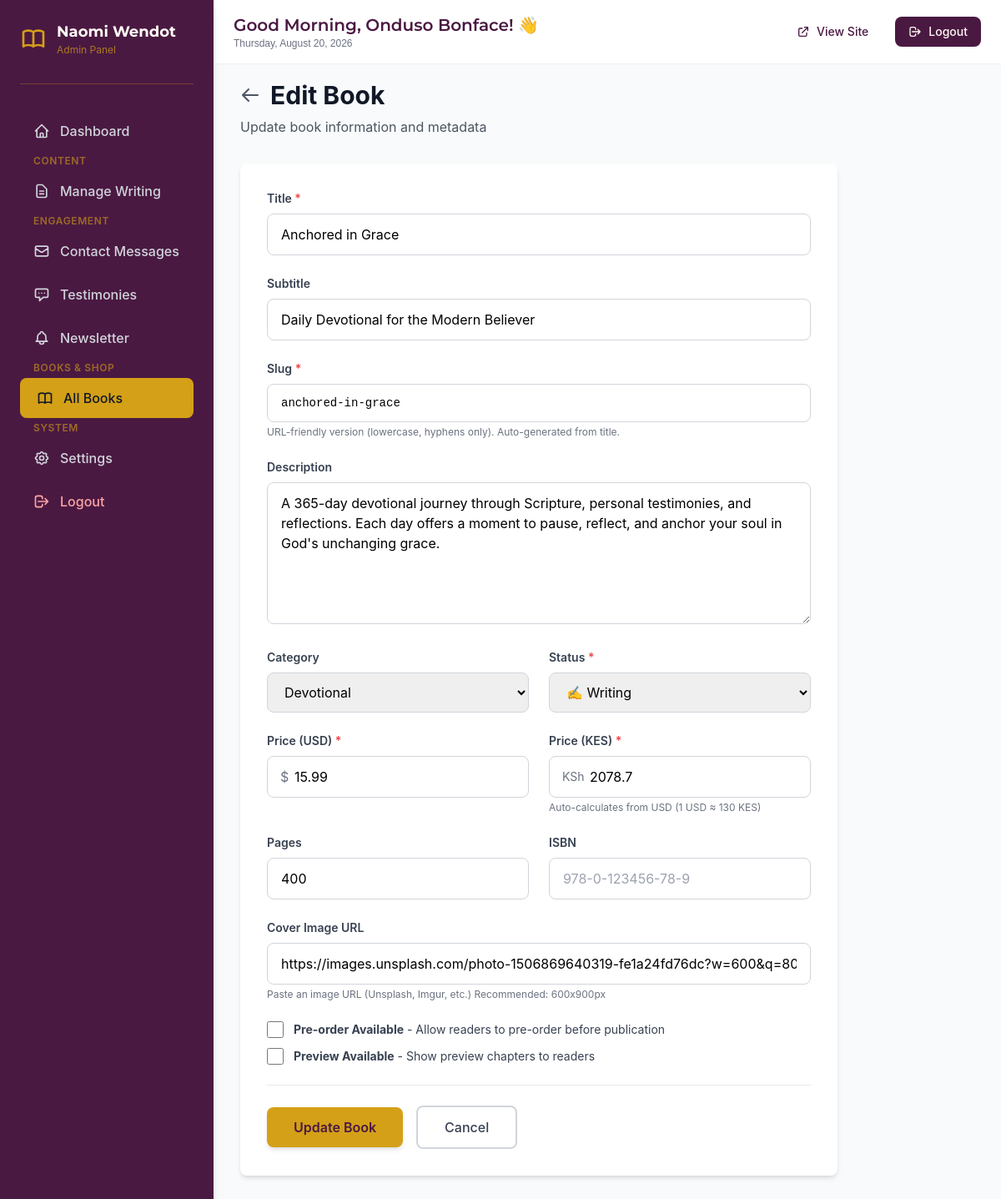
Screenshot of /admin/books/editor.php?id=2 (signed in) with the database file from the repository.
### tables this page shows
CREATE TABLE IF NOT EXISTS `books` (
  `id` int(11) NOT NULL AUTO_INCREMENT,
  `title` varchar(255) NOT NULL,
  `slug` varchar(255) NOT NULL UNIQUE,
  `subtitle` varchar(255) DEFAULT NULL,
  `description` text,
  `cover_image` varchar(500) DEFAULT NULL,
  `price` decimal(10,2) DEFAULT 0.00,
  `status` enum('draft','writing','coming_soon','published','archived') DEFAULT 'draft',
  `category` varchar(100) DEFAULT NULL COMMENT 'Fiction, Non-Fiction, Poetry, Devotional, etc.',
  `isbn` varchar(50) DEFAULT NULL,
  `pages` int(11) DEFAULT NULL,
  `published_date` date DEFAULT NULL,
  `pre_order` tinyint(1) DEFAULT 0,
  `preview_available` tinyint(1) DEFAULT 0 COMMENT 'Allow chapter previews',
  `created_at` timestamp NOT NULL DEFAULT CURRENT_TIMESTAMP,
  `updated_at` timestamp NOT NULL DEFAULT CURRENT_TIMESTAMP ON UPDATE CURRENT_TIMESTAMP,
  PRIMARY KEY (`id`),
  KEY `idx_slug` (`slug`),
  KEY `idx_status` (`status`)
);

### admin/books/editor.php (the view, shortened to what this page needs)
<?php
$bookId = isset($_GET['id']) ? (int)$_GET['id'] : null;
$isEdit = $bookId !== null;
$book = null;
if ($isEdit) {
    try {
        $db = getDb();
        $stmt = $db->prepare("SELECT * FROM books WHERE id = ?");
        $stmt->execute([$bookId]);
        $book = $stmt->fetch(PDO::FETCH_ASSOC);
    } catch (Exception $e) {
        $error = "Error fetching book: " . $e->getMessage();
    }
}
$formData = $book ?? [
    'title' => $_POST['title'] ?? '',
    'subtitle' => $_POST['subtitle'] ?? '',
    'slug' => $_POST['slug'] ?? '',
    'description' => $_POST['description'] ?? '',
    'cover_image' => $_POST['cover_image'] ?? '',
    'price' => $_POST['price'] ?? '0.00',
    'status' => $_POST['status'] ?? 'draft',
    'category' => $_POST['category'] ?? '',
    'isbn' => $_POST['isbn'] ?? '',
    'pages' => $_POST['pages'] ?? '',
    'pre_order' => $_POST['pre_order'] ?? 0,
    'preview_available' => $_POST['preview_available'] ?? 0
];
include __DIR__ . '/../includes/header.php';
?>
<div class="min-h-screen bg-gray-50">
    <?php include __DIR__ . '/../includes/sidebar.php'; ?>
    <div class="ml-64 p-8">
        <div class="mb-8">
            <div class="flex items-center gap-3 mb-2">
                <a href="manage.php" class="text-gray-600 hover:text-plum">
                    <svg class="w-6 h-6" fill="none" stroke="currentColor" viewBox="0 0 24 24">
                        <path stroke-linecap="round" stroke-linejoin="round" stroke-width="2" d="M10 19l-7-7m0 0l7-7m-7 7h18"></path>
                    </svg>
                </a>
                <h1 class="text-3xl font-bold text-gray-900 font-playfair">
                    <?php echo $isEdit ? 'Edit Book' : 'Create New Book'; ?>
                </h1>
            </div>
            <p class="text-gray-600">
                <?php echo $isEdit ? 'Update book information and metadata' : 'Enter book details to get started'; ?>
            </p>
        </div>
        <form method="POST" class="max-w-4xl">
            <div class="bg-white rounded-lg shadow-md p-8 space-y-6">
                <div>
                    <label class="block text-sm font-semibold text-gray-700 mb-2">
                        Title <span class="text-red-500">*</span>
                    </label>
                    <input
                        type="text"
                        name="title"
                        value="<?php echo htmlspecialchars($formData['title']); ?>"
                        class="w-full px-4 py-3 border border-gray-300 rounded-lg focus:ring-2 focus:ring-gold focus:border-transparent"
                        required
                        oninput="document.getElementById('slug').value = this.value.toLowerCase().replace(/[^a-z0-9]+/g, '-').replace(/(^-|-$)/g, '')"
                    >
                </div>
                <div>
                    <label class="block text-sm font-semibold text-gray-700 mb-2">
                        Subtitle
                    </label>
                    <input
                        type="text"
                        name="subtitle"
                        value="<?php echo htmlspecialchars($formData['subtitle']); ?>"
                        class="w-full px-4 py-3 border border-gray-300 rounded-lg focus:ring-2 focus:ring-gold focus:border-transparent"
                        placeholder="Optional subtitle or tagline"
                    >
                </div>
                <div>
                    <label class="block text-sm font-semibold text-gray-700 mb-2">
                        Slug <span class="text-red-500">*</span>
                    </label>
                    <input
                        type="text"
                        id="slug"
                        name="slug"
                        value="<?php echo htmlspecialchars($formData['slug']); ?>"
                        class="w-full px-4 py-3 border border-gray-300 rounded-lg focus:ring-2 focus:ring-gold focus:border-transparent font-mono text-sm"
                        required
                        pattern="[a-z0-9-]+"
                    >
                    <p class="text-xs text-gray-500 mt-1">URL-friendly version (lowercase, hyphens only). Auto-generated from title.</p>
                </div>
                <div>
                    <label class="block text-sm font-semibold text-gray-700 mb-2">
                        Description
                    </label>
                    <textarea
                        name="description"
                        rows="6"
                        class="w-full px-4 py-3 border border-gray-300 rounded-lg focus:ring-2 focus:ring-gold focus:border-transparent"
                        placeholder="Book description for the shop page..."
                    ><?php echo htmlspecialchars($formData['description']); ?></textarea>
                </div>
                <div class="grid grid-cols-1 md:grid-cols-2 gap-6">
                    <div>
                        <label class="block text-sm font-semibold text-gray-700 mb-2">
                            Category
                        </label>
                        <select
                            name="category"
                            class="w-full px-4 py-3 border border-gray-300 rounded-lg focus:ring-2 focus:ring-gold focus:border-transparent"
                        >
                            <option value="Devotional" <?php echo $formData['category'] === 'Devotional' ? 'selected' : ''; ?>>Devotional</option>
                        </select>
                    </div>
                    <div>
                        <label class="block text-sm font-semibold text-gray-700 mb-2">
                            Status <span class="text-red-500">*</span>
                        </label>
                        <select
                            name="status"
                            class="w-full px-4 py-3 border border-gray-300 rounded-lg focus:ring-2 focus:ring-gold focus:border-transparent"
                        >
                            <option value="writing" <?php echo $formData['status'] === 'writing' ? 'selected' : ''; ?>>✍️ Writing</option>
                        </select>
                    </div>
                    <div>
                        <label class="block text-sm font-semibold text-gray-700 mb-2">
                            Price (USD) <span class="text-red-500">*</span>
                        </label>
                        <div class="relative">
                            <span class="absolute left-4 top-1/2 -translate-y-1/2 text-gray-500">$</span>
                            <input
                                type="number"
                                id="price_usd"
                                name="price_usd"
                                value="<?php echo htmlspecialchars($formData['price_usd'] ?? $formData['price']); ?>"
                                step="0.01"
                                min="0"
                                class="w-full pl-8 pr-4 py-3 border border-gray-300 rounded-lg focus:ring-2 focus:ring-gold focus:border-transparent"
                                required
                            >
                        </div>
                    </div>
                    <div>
                        <label class="block text-sm font-semibold text-gray-700 mb-2">
                            Price (KES) <span class="text-red-500">*</span>
                        </label>
                        <div class="relative">
                            <span class="absolute left-4 top-1/2 -translate-y-1/2 text-gray-500 text-sm">KSh</span>
                            <input
                                type="number"
                                id="price_kes"
                                name="price_kes"
                                value="<?php echo htmlspecialchars($formData['price_kes'] ?? ($formData['price'] * 130)); ?>"
                                step="1"
                                min="0"
                                class="w-full pl-12 pr-4 py-3 border border-gray-300 rounded-lg focus:ring-2 focus:ring-gold focus:border-transparent"
                                required
                            >
                        </div>
                        <p class="text-xs text-gray-500 mt-1">Auto-calculates from USD (1 USD ≈ 130 KES)</p>
                    </div>
                    <div>
                        <label class="block text-sm font-semibold text-gray-700 mb-2">
                            Pages
                        </label>
                        <input
                            type="number"
                            name="pages"
                            value="<?php echo htmlspecialchars($formData['pages']); ?>"
                            min="0"
                            class="w-full px-4 py-3 border border-gray-300 rounded-lg focus:ring-2 focus:ring-gold focus:border-transparent"
                            placeholder="Estimated page count"
                        >
                    </div>
                    <div>
                        <label class="block text-sm font-semibold text-gray-700 mb-2">
                            ISBN
                        </label>
                        <input
                            type="text"
                            name="isbn"
                            value="<?php echo htmlspecialchars($formData['isbn']); ?>"
                            class="w-full px-4 py-3 border border-gray-300 rounded-lg focus:ring-2 focus:ring-gold focus:border-transparent"
                            placeholder="978-0-123456-78-9"
                        >
                    </div>
                </div>
                <div>
                    <label class="block text-sm font-semibold text-gray-700 mb-2">
                        Cover Image URL
                    </label>
                    <input
                        type="url"
                        name="cover_image"
                        value="<?php echo htmlspecialchars($formData['cover_image']); ?>"
                        class="w-full px-4 py-3 border border-gray-300 rounded-lg focus:ring-2 focus:ring-gold focus:border-transparent"
                        placeholder="https://example.com/cover.jpg"
                    >
                    <p class="text-xs text-gray-500 mt-1">Paste an image URL (Unsplash, Imgur, etc.) Recommended: 600x900px</p>
                </div>
                <div class="space-y-3">
                    <label class="flex items-center gap-3">
                        <input
                            type="checkbox"
                            name="pre_order"
                            value="1"
                            <?php echo $formData['pre_order'] ? 'checked' : ''; ?>
                            class="w-5 h-5 text-gold focus:ring-gold border-gray-300 rounded"
                        >
                        <span class="text-sm text-gray-700">
                            <strong>Pre-order Available</strong> - Allow readers to pre-order before publication
                        </span>
                    </label>
                    <label class="flex items-center gap-3">
                        <input
                            type="checkbox"
                            name="preview_available"
                            value="1"
                            <?php echo $formData['preview_available'] ? 'checked' : ''; ?>
                            class="w-5 h-5 text-gold focus:ring-gold border-gray-300 rounded"
                        >
                        <span class="text-sm text-gray-700">
                            <strong>Preview Available</strong> - Show preview chapters to readers
                        </span>
                    </label>
                </div>
                <div class="flex items-center gap-4 pt-6 border-t">
                    <button
                        type="submit"
                        class="px-8 py-3 bg-gold text-plum font-semibold rounded-lg hover:bg-opacity-90 transition-all shadow-md"
                    >
                        <?php echo $isEdit ? 'Update Book' : 'Create Book'; ?>
                    </button>
                    <a
                        href="manage.php"
                        class="px-8 py-3 border-2 border-gray-300 text-gray-700 font-medium rounded-lg hover:bg-gray-50 transition-all"
                    >
                        Cancel
                    </a>
                </div>
            </div>
        </form>
    </div>
</div>
<?php include __DIR__ . '/../includes/footer.php'; ?>

### admin/includes/header.php (style rules this page uses)
body { font-family: 'Inter', sans-serif; }
html { scroll-behavior: smooth; }

### rows the page displays
books: title "Anchored in Grace", subtitle "Daily Devotional for the Modern Believer", slug "anchored-in-grace", description "A 365-day devotional journey through Scripture, personal testimonies, and reflections. Each day offers a moment to pause, reflect, and anchor your soul in God's unchanging grace.", category "Devotional", status "✍️ Writing", price_usd "15.99", price_kes "2078.7", pages "400", cover_image "https://images.unsplash.com/photo-1506869640319-fe1a24fd76dc?w=600&q=80"

### other values shown
$greeting "Good Morning"
$adminName "Onduso Bonface"
